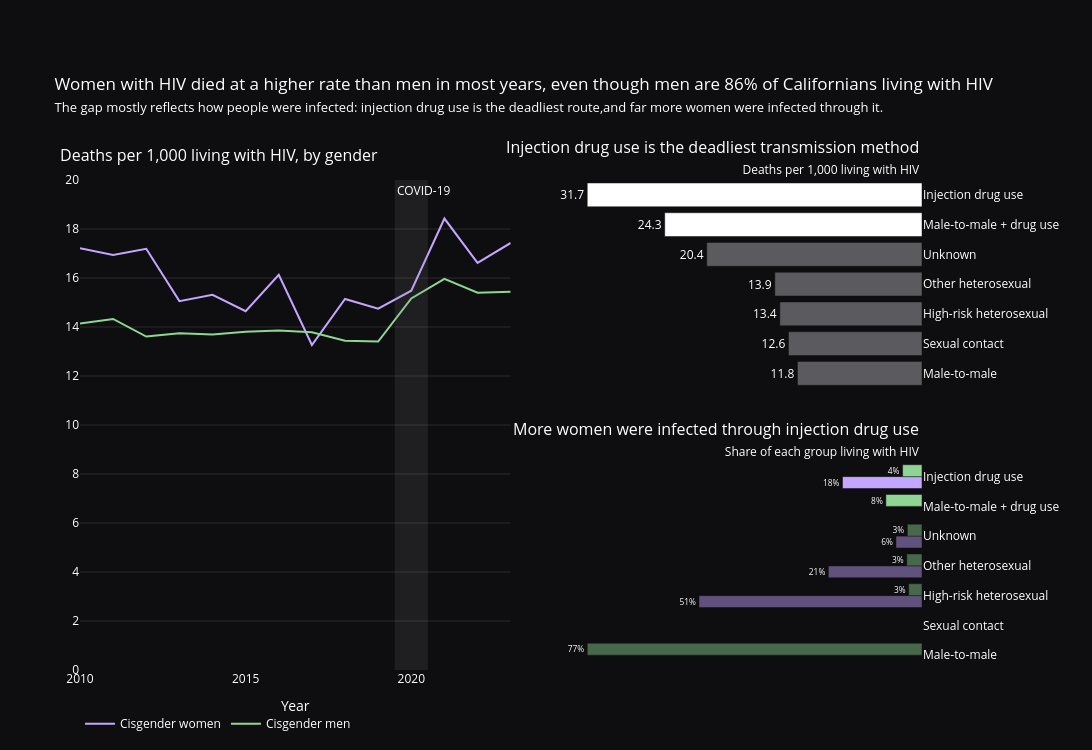

Source (notebook cell):
### Code cell
#three panels: gender on left and the two bar charts on the right
#the line needs to get the wider column
fig = make_subplots(rows=2, cols=2, specs=[[{'rowspan':2}, {}], [None, {}]], column_widths=[0.55, 0.45], horizontal_spacing=0.07, vertical_spacing=0.15, subplot_titles=('Deaths per 1,000 living with HIV, by gender','Injection drug use is the deadliest transmission method<br><span style="font-size:12px">Deaths per 1,000 living with HIV</span>', 'More women were infected through injection drug use<br><span style="font-size:12px">Share of each group living with HIV</span>'))

#aligning all of the subplot titles to the far edges and moving the left title up
fig.layout.annotations[0].update(x=0, xanchor='left', align='left', xshift=-22, yshift=12)
for panel_title in fig.layout.annotations[1:3]:
    panel_title.update(x=1, xanchor='right', align='right')

#left: one line per gender, named in the legend
#legendgroup ties each line to its gender's bars below, so one legend entry covers both (and clicking it hides both)
for group, color in gender_colors.items():
    rows = gender[gender.Group == group]
    fig.add_trace(go.Scatter(x=rows.Year, y=rows.Death_Rate, name=group, mode='lines', line={'color': color}, legendgroup=group, hovertemplate='%{y:.1f} per 1,000'), row=1, col=1)

#adding shaded region to highlight the covid-19 period
fig.add_vrect(x0=2019.5, x1=2020.5, fillcolor="gray", opacity=0.15, line_width=0, annotation_text="COVID-19", annotation_position="top left", row=1, col=1)

#color-coding the groups that involve injection drug use
bar_colors = ['white' if 'IDU' in group else muted for group in transmission.Group]
fig.add_trace(go.Bar(x=transmission.Deaths_per_1000_living, y=transmission.Label, orientation='h', marker_color=bar_colors, text=transmission.Deaths_per_1000_living, texttemplate='%{text:.1f}', textposition='outside', cliponaxis=False, customdata=transmission.Count_Deaths, hovertemplate='%{x:.1f} per 1,000 (%{customdata:,} deaths)<extra></extra>', showlegend=False), row=1, col=2)

#grouped bars in each gender's color, with the injection drug use bars at full opacity
for group, color in gender_colors.items():
    rows = cis_share[cis_share.Gender == group]
    fig.add_trace(go.Bar(x=rows.Share, y=rows.Label, orientation='h', name=group, marker={'color': color, 'opacity': [1 if 'IDU' in method else 0.45 for method in rows.Group]}, text=rows.Share, texttemplate='%{text:.0f}%', textposition='outside', cliponaxis=False, legendgroup=group, showlegend=False, hovertemplate='%{x:.1f}%<extra>%{fullData.name}</extra>'), row=2, col=2)

#both bar panels list the methods in the same order, and every bar is labeled. x-axes and gridlines are hidden
#flipping the bars

for row in (1, 2):
    fig.update_xaxes(visible=False, autorange='reversed', row=row, col=2)
    fig.update_yaxes(categoryorder='array', categoryarray=list(transmission.Label), showgrid=False, side='right', row=row, col=2)

fig.update_xaxes(title_text="Year", row=1, col=1)
fig.update_yaxes(range=[0, 20], dtick=2, row=1, col=1)

fig.update_layout(title=f'Women with HIV died at a higher rate than men in most years, even though men are {men_share:.0f}% of Californians living with HIV' f'<br><span style="font-size:13px">The gap mostly reflects how people were infected: injection drug use is the deadliest route,and far more women were infected through it. </span>', barmode='group', legend={'orientation': 'h', 'x': 0, 'y': -0.08}, height=750, width=1160, margin={'t': 180, 'r': 170})
display(fig)

### Figure 1 — Plotly figure (JSON) as saved in the notebook; plotly's stock layout.template omitted (floating-point values rounded to 4 significant figures)
{"data": [{"hovertemplate": "%{y:.1f} per 1,000", "legendgroup": "Cisgender women", "line": {"color": "#C3A6FF"}, "mode": "lines", "name": "Cisgender women", "type": "scatter", "x": [2010, 2011, 2012, 2013, 2014, 2015, 2016, 2017, 2018, 2019, 2020, 2021, 2022, 2023], "xaxis": "x", "y": [17.21, 16.94, 17.19, 15.06, 15.32, 14.65, 16.13, 13.27, 15.14, 14.75, 15.48, 18.43, 16.62, 17.43], "yaxis": "y"}, {"hovertemplate": "%{y:.1f} per 1,000", "legendgroup": "Cisgender men", "line": {"color": "#8FD694"}, "mode": "lines", "name": "Cisgender men", "type": "scatter", "x": [2010, 2011, 2012, 2013, 2014, 2015, 2016, 2017, 2018, 2019, 2020, 2021, 2022, 2023], "xaxis": "x", "y": [14.15, 14.33, 13.61, 13.74, 13.7, 13.8, 13.85, 13.78, 13.44, 13.41, 15.17, 15.97, 15.4, 15.44], "yaxis": "y"}, {"cliponaxis": false, "customdata": [14426, 413, 2145, 1423, 1368, 3215, 3509], "hovertemplate": "%{x:.1f} per 1,000 (%{customdata:,} deaths)<extra></extra>", "marker": {"color": ["#5A5A5F", "#5A5A5F", "#5A5A5F", "#5A5A5F", "#5A5A5F", "white", "white"]}, "orientation": "h", "showlegend": false, "text": [11.78, 12.63, 13.45, 13.92, 20.36, 24.33, 31.66], "textposition": "outside", "texttemplate": "%{text:.1f}", "type": "bar", "x": [11.78, 12.63, 13.45, 13.92, 20.36, 24.33, 31.66], "xaxis": "x2", "y": ["Male-to-male", "Sexual contact", "High-risk heterosexual", "Other heterosexual", "Unknown", "Male-to-male + drug use", "Injection drug use"], "yaxis": "y2"}, {"cliponaxis": false, "hovertemplate": "%{x:.1f}%<extra>%{fullData.name}</extra>", "legendgroup": "Cisgender women", "marker": {"color": "#C3A6FF", "opacity": [0.45, 0.45, 1, 0.45]}, "name": "Cisgender women", "orientation": "h", "showlegend": false, "text": [21.5, 51.2, 18.26, 5.976], "textposition": "outside", "texttemplate": "%{text:.0f}%", "type": "bar", "x": [21.5, 51.2, 18.26, 5.976], "xaxis": "x3", "y": ["Other heterosexual", "High-risk heterosexual", "Injection drug use", "Unknown"], "yaxis": "y3"}, {"cliponaxis": false, "hovertemplate": "%{x:.1f}%<extra>%{fullData.name}</extra>", "legendgroup": "Cisgender men", "marker": {"color": "#8FD694", "opacity": [0.45, 0.45, 1, 1, 0.45, 0.45]}, "name": "Cisgender men", "orientation": "h", "showlegend": false, "text": [3.497, 3.061, 4.454, 8.293, 76.86, 3.367], "textposition": "outside", "texttemplate": "%{text:.0f}%", "type": "bar", "x": [3.497, 3.061, 4.454, 8.293, 76.86, 3.367], "xaxis": "x3", "y": ["Other heterosexual", "High-risk heterosexual", "Injection drug use", "Male-to-male + drug use", "Male-to-male", "Unknown"], "yaxis": "y3"}], "layout": {"annotations": [{"align": "left", "font": {"size": 16}, "showarrow": false, "text": "Deaths per 1,000 living with HIV, by gender", "x": 0, "xanchor": "left", "xref": "paper", "xshift": -22, "y": 1, "yanchor": "bottom", "yref": "paper", "yshift": 12}, {"align": "right", "font": {"size": 16}, "showarrow": false, "text": "Injection drug use is the deadliest transmission method<br><span style=\"font-size:12px\">Deaths per 1,000 living with HIV</span>", "x": 1, "xanchor": "right", "xref": "paper", "y": 1, "yanchor": "bottom", "yref": "paper"}, {"align": "right", "font": {"size": 16}, "showarrow": false, "text": "More women were infected through injection drug use<br><span style=\"font-size:12px\">Share of each group living with HIV</span>", "x": 1, "xanchor": "right", "xref": "paper", "y": 0.425, "yanchor": "bottom", "yref": "paper"}, {"showarrow": false, "text": "COVID-19", "x": 2020.0, "xanchor": "left", "xref": "x", "y": 1, "yanchor": "top", "yref": "y domain"}], "barmode": "group", "height": 750, "legend": {"orientation": "h", "x": 0, "y": -0.08}, "margin": {"r": 170, "t": 180}, "shapes": [{"fillcolor": "gray", "line": {"width": 0}, "opacity": 0.15, "type": "rect", "x0": 2020.0, "x1": 2020.0, "xref": "x", "y0": 0, "y1": 1, "yref": "y domain"}], "title": {"text": "Women with HIV died at a higher rate than men in most years, even though men are 86% of Californians living with HIV<br><span style=\"font-size:13px\">The gap mostly reflects how people were infected: injection drug use is the deadliest route,and far more women were infected through it. </span>"}, "width": 1160, "xaxis": {"anchor": "y", "domain": [0, 0.5115], "title": {"text": "Year"}}, "xaxis2": {"anchor": "y2", "autorange": "reversed", "domain": [0.5815, 1.0], "visible": false}, "xaxis3": {"anchor": "y3", "autorange": "reversed", "domain": [0.5815, 1.0], "visible": false}, "yaxis": {"anchor": "x", "domain": [0, 1], "dtick": 2, "range": [0, 20]}, "yaxis2": {"anchor": "x2", "categoryarray": ["Male-to-male", "Sexual contact", "High-risk heterosexual", "Other heterosexual", "Unknown", "Male-to-male + drug use", "Injection drug use"], "categoryorder": "array", "domain": [0.575, 1], "showgrid": false, "side": "right"}, "yaxis3": {"anchor": "x3", "categoryarray": ["Male-to-male", "Sexual contact", "High-risk heterosexual", "Other heterosexual", "Unknown", "Male-to-male + drug use", "Injection drug use"], "categoryorder": "array", "domain": [0, 0.425], "showgrid": false, "side": "right"}}}
